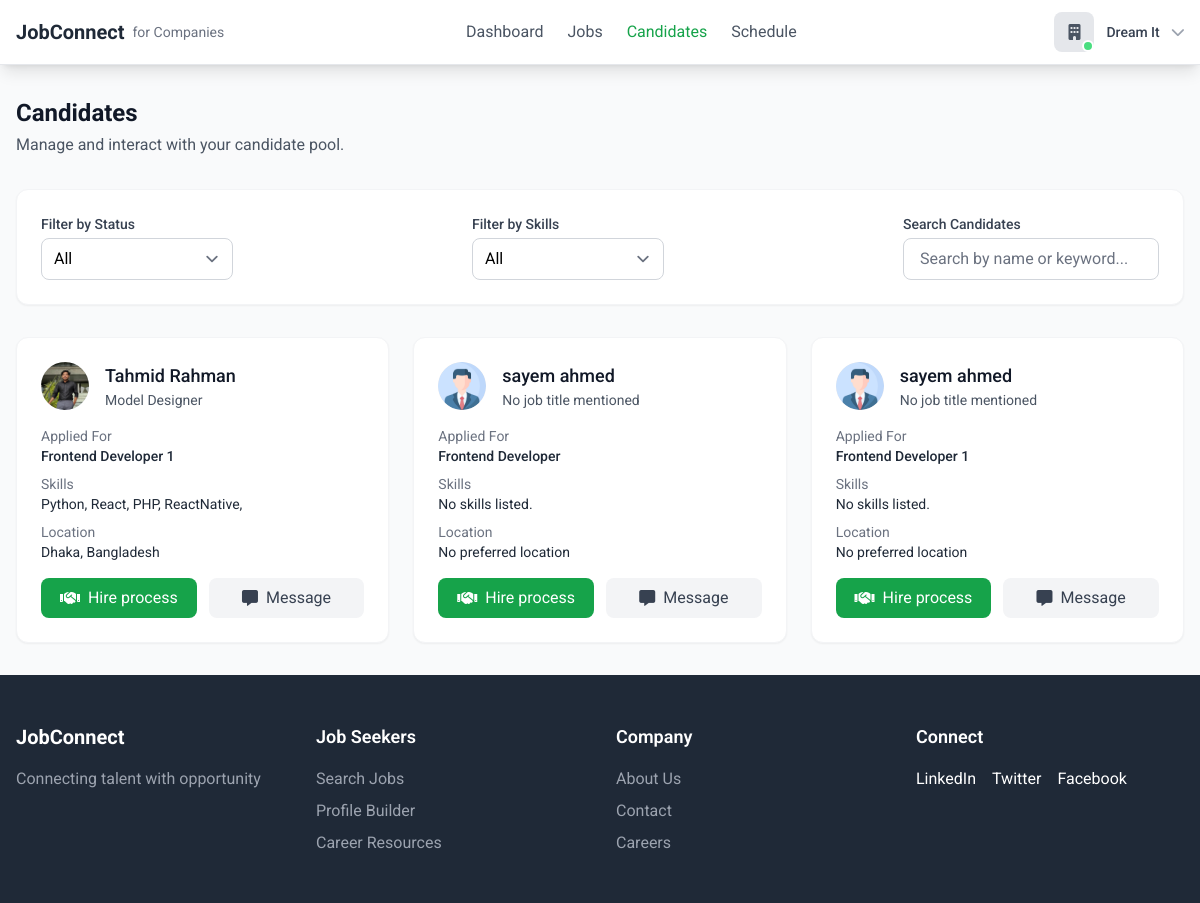
Page /company/candidates/ (signed in) on the committed database.
### accounts/models.py (models this page shows, shortened)
class CustomUser(AbstractBaseUser, PermissionsMixin):
    id = models.AutoField(primary_key=True)
    name = models.CharField(max_length=100)
    username = models.CharField(max_length=100, unique=True)
    email = models.EmailField(unique=True)
    phone_no = models.CharField(max_length=15,null=True,blank=True)
    role = models.CharField(max_length=50, choices=[
        ('admin', 'Admin'),
        ('user', 'User'),
        ('employee', 'Employee'),
    ], default='user')
    status = models.CharField(max_length=50, choices=[
        ('approved','Approved'),
        ('pending', 'Pending'),
    ],default='pending')
    is_active = models.BooleanField(default=True)
    is_staff = models.BooleanField(default=False)
    objects = CustomUserManager()
    USERNAME_FIELD = 'email'
    REQUIRED_FIELDS = ['username', 'name']

### employer/models.py (models this page shows, shortened)
class JobApplication(models.Model):
    application_id = models.AutoField(primary_key=True)
    job = models.ForeignKey('Job', on_delete=models.CASCADE)
    applicant = models.ForeignKey('jobseeker.Profile', on_delete=models.CASCADE)
    resume = models.FileField(upload_to='resumes/', null=True, blank=True)
    applied_date = models.DateTimeField(auto_now_add=True)
    is_selected = models.BooleanField(default=False, null=True, blank=True)
    is_scheduled = models.BooleanField(default=False, null=True, blank=True)
    is_interviewed = models.BooleanField(default=False, null=True, blank=True)

class Job(models.Model):
    JOB_TYPE_CHOICES = [
        ('Full-Time', 'Full-Time'),
        ('Part-Time', 'Part-Time'),
        ('Contract', 'Contract'),
        ('Internship', 'Internship')
    ]
    STATUS_CHOICES = [
        ('Active', 'Active'),
        ('Draft', 'Draft'),
        ('Closed', 'Closed'),
    ]
    CATEGORY_CHOICES = [
        ('engineering', 'Engineering'),
        ('design', 'Design'),
        ('marketing', 'Marketing'),
    ]
    job_id = models.AutoField(primary_key=True)
    title = models.CharField(max_length=255)
    company = models.ForeignKey('Company', on_delete=models.CASCADE)
    location = models.CharField(max_length=255)
    job_type = models.CharField(max_length=20, choices=JOB_TYPE_CHOICES)
    posted_date = models.DateTimeField(auto_now_add=True)
    salary_min = models.DecimalField(max_digits=10, decimal_places=2)
    salary_max = models.DecimalField(max_digits=10, decimal_places=2)
    applications = models.IntegerField(default=0)
    exp_need = models.IntegerField(default=0)
    description = models.TextField()
    responsibilities = models.TextField()
    requirements = models.TextField()
    benefits = models.TextField()
    status = models.CharField(max_length=10, choices=STATUS_CHOICES, default='Draft')
    category = models.CharField(max_length=20, choices=CATEGORY_CHOICES)

### jobseeker/models.py (models this page shows, shortened)
class Profile(models.Model):
    user = models.OneToOneField(CustomUser, on_delete=models.CASCADE, related_name='profile')
    profile_id = models.AutoField(primary_key=True)
    profile_picture = models.ImageField(upload_to='profile_pics/', blank=True, null=True,default='profile_pics/profile_1.png')
    first_name = models.CharField(max_length=50, blank=True, null=True)
    last_name = models.CharField(max_length=50, blank=True, null=True)
    job_title = models.CharField(max_length=100, blank=True, null=True)
    location = models.CharField(max_length=100, blank=True, null=True)
    about_me = models.TextField( blank=True, null=True)

class Skill(models.Model):
    profile = models.ForeignKey(Profile, on_delete=models.CASCADE, related_name='skills')
    name = models.CharField(max_length=50)

### employer/views.py (the view)
    def wrapper(request, *args, **kwargs):
        if request.user.role != 'employee':
            messages.error(request, "You are not authorized to view this page.")
            return redirect('login')
        return view_func(request, *args, **kwargs)

### employer/views.py (called while the page is built)
def employee_role_required(view_func):
    def wrapper(request, *args, **kwargs):
        if request.user.role != 'employee':
            messages.error(request, "You are not authorized to view this page.")
            return redirect('login')
        return view_func(request, *args, **kwargs)
    return wrapper

@employee_role_required
@login_required
def company_candidates(request):
    applicant = JobApplication.objects.filter(
        job__company__user=request.user, job__status="Active"
    ).select_related('applicant', 'job').prefetch_related(
        Prefetch('applicant__skills', queryset=Skill.objects.all())
    ).order_by('-applied_date')
    return render(request, 'employee/candidate.html',{'candidate':applicant})

### static/templates/employee/candidate.html (shortened to what this page needs)
{% extends 'base.html' %}
{% block nav %}
{% include 'components/company_nav.html' %}
{% endblock nav %}
{% block content %}
<div class="max-w-7xl mx-auto px-4 py-8">
    <div class="flex flex-col md:flex-row justify-between items-start md:items-center mb-8">
        <div class="mb-4 md:mb-0">
            <h1 class="text-2xl font-bold text-gray-900">Candidates</h1>
            <p class="text-gray-600 mt-1">Manage and interact with your candidate pool.</p>
        </div>
    </div>
    <div class="bg-white rounded-xl shadow-sm border border-gray-100 p-6 mb-8">
        <div class="flex flex-col md:flex-row items-center justify-between space-y-4 md:space-y-0 md:space-x-4">
            <div class="w-full md:w-auto">
                <label for="candidate-status" class="block text-sm font-medium text-gray-700 mb-1">Filter by
                    Status</label>
                <select id="candidate-status"
                    class="w-full md:w-48 px-3 py-2 border border-gray-300 rounded-lg focus:outline-none focus:ring-2 focus:ring-green-500">
                    <option value="all">All</option>
                </select>
            </div>
            <div class="w-full md:w-auto">
                <label for="candidate-skills" class="block text-sm font-medium text-gray-700 mb-1">Filter by
                    Skills</label>
                <select id="candidate-skills"
                    class="w-full md:w-48 px-3 py-2 border border-gray-300 rounded-lg focus:outline-none focus:ring-2 focus:ring-green-500">
                    <option value="all">All</option>
                </select>
            </div>
            <div class="w-full md:w-auto">
                <label for="search" class="block text-sm font-medium text-gray-700 mb-1">Search Candidates</label>
                <input type="text" id="search" placeholder="Search by name or keyword..."
                    class="w-full md:w-64 px-4 py-2 border border-gray-300 rounded-lg focus:outline-none focus:ring-2 focus:ring-green-500">
            </div>
        </div>
    </div>
    <div class="grid grid-cols-1 md:grid-cols-2 lg:grid-cols-3 gap-6">
        {% for cand in candidate %}
        <div class="bg-white rounded-xl shadow-sm border border-gray-100 p-6">
            <div class="flex items-center space-x-4">
                <div
                    class="h-12 w-12 rounded-full bg-gray-200 flex items-center justify-center overflow-hidden object-cover">
                    <img src="{{ cand.applicant.profile_picture.url }}" alt="Candidate Image">
                </div>
                <div>
                    <a href="{% url 'jobseeker:resume_build' cand.applicant.profile_id %}"
                        class="text-lg font-medium text-gray-900 hover:underline">
                        {% if cand.applicant.first_name %}
                        {{cand.applicant.first_name}}
                        {% endif %}
                        {% if cand.applicant.last_name %}
                        {{cand.applicant.last_name}}
                        {% endif %}
                    </a>
                    <p class="text-sm text-gray-600">
                        {% if cand.applicant.job_title %}
                        {{ cand.applicant.job_title}}
                        {% else %}
                        No job title mentioned
                        {% endif %}
                    </p>
                </div>
            </div>
            <div class="mt-4">
                <p class="text-sm text-gray-500">Applied For</p>
                <p class="text-sm text-gray-800 font-medium">{{cand.job.title}}</p>
            </div>
            <div class="mt-2">
                <p class="text-sm text-gray-500">Skills</p>
                <p class="text-sm text-gray-800">
                    {% for skill in cand.applicant.skills.all %}
                    {{ skill.name }},
                    {% empty %}
                    No skills listed.
                    {% endfor %}
                </p>
            </div>
            <div class="mt-2">
                <p class="text-sm text-gray-500">Location</p>
                <p class="text-sm text-gray-800">
                    {% if cand.applicant.location %}
                    {{ cand.applicant.location}}
                    {% else %}
                    No preferred location
                    {% endif %}
                </p>
            </div>
            <div class="mt-4 flex space-x-3 justify-between">
                <a href="{% url 'employer:view_resume' cand.application_id %}"
                    class="bg-green-600 hover:bg-green-700 text-white px-4 py-2 rounded-lg flex items-center justify-center w-full">
                    <i class="fas fa-handshake mr-2"></i>Hire process
                </a>
                <a href="{% url 'chatApp:start_direct_chat' recipient_id=cand.applicant.user.id %}?next={{ request.path }}"
                    class="bg-gray-100 hover:bg-gray-200 text-gray-700 px-4 py-2 rounded-lg flex items-center justify-center w-full">
                    <i class="fas fa-message mr-2"></i>Message
                </a>
            </div>
        </div>
        {% endfor %}
    </div>
</div>
{% endblock content %}
{% block footer %}
<div class="footer-container hidden md:block">
    {% include 'components/footer.html' %}
</div>
{% endblock footer %}

### static/templates/components/company_nav.html (shortened to what this page needs)
<nav class="bg-white shadow-lg border-b border-gray-200 sticky top-0 z-10">
    <div class="max-w-7xl mx-auto px-4">
        <div class="flex justify-between items-center py-3">
            <a href="/company/" class="flex items-center space-x-2">
                <span class="text-xl font-bold text-gray-800">JobConnect</span>
                <span class="text-sm text-gray-500">for Companies</span>
            </a>
            <div class="hidden md:flex items-center space-x-6">
                <a href="/company/"
                    class="hover:hover:text-green-600 {% if request.path == '/company/' %} text-green-600 {% else %} text-gray-600 {% endif %}">Dashboard</a>
                <a href="/company/jobs/"
                    class="hover:hover:text-green-600 {% if '/company/jobs/' in request.path %} text-green-600 {% else %} text-gray-600 {% endif %}">Jobs</a>
                <a href="/company/candidates/"
                    class="hover:hover:text-green-600 {% if '/company/candidates/' in request.path %} text-green-600 {% else %} text-gray-600 {% endif %}">Candidates</a>
                <a href="/company/schedule/"
                    class="hover:hover:text-green-600 {% if '/company/schedule/' in request.path %} text-green-600 {% else %} text-gray-600 {% endif %}">Schedule</a>
            </div>
            <div class="relative ml-4">
                <button id="profile-dropdown-button" class="flex items-center space-x-3 focus:outline-none">
                    <div class="relative">
                        <div class="h-10 w-10 rounded-lg bg-gray-200 flex items-center justify-center">
                            <i class="fas fa-building text-gray-600"></i>
                        </div>
                        <span
                            class="absolute bottom-0 right-0 w-3 h-3 bg-green-400 rounded-full border-2 border-white"></span>
                    </div>
                    <div class="text-left hidden md:block">
                        <p class="text-sm font-medium text-gray-700">{{request.user.name}}</p>
                    </div>
                    <i class="fas fa-chevron-down text-gray-400 text-sm"></i>
                </button>
            </div>
        </div>
    </div>
</nav>

### rows in the picture
CustomUser: user.name "Dream It"
JobApplication: applicant.profile_picture (picture), applicant.first_name "Tahmid", applicant.last_name "Rahman", applicant.job_title "Model Designer", job "Frontend Developer 1", applicant.location "Dhaka, Bangladesh"
Skill: name "Python"
Skill: name "React"
Skill: name "PHP"
Skill: name "ReactNative"
JobApplication: applicant.profile_picture (picture), applicant.first_name "sayem ahmed", shows "No job title mentioned", job "Frontend Developer", shows "No preferred location"
JobApplication: applicant.profile_picture (picture), applicant.first_name "sayem ahmed", shows "No job title mentioned", job "Frontend Developer 1", shows "No preferred location"
